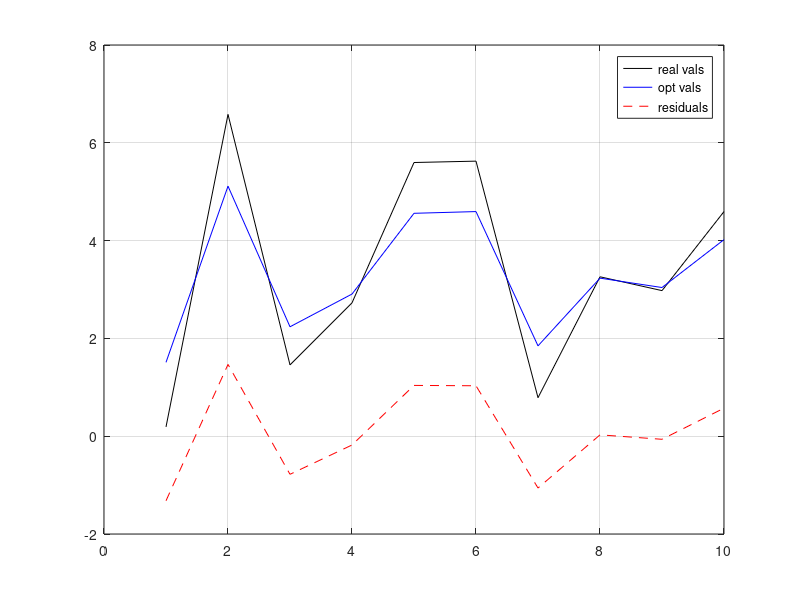

Source code (MATLAB):
data  = [-1.7237128,1.8712276,-0.96608055,...
      -0.28394297,1.3416969,1.3757038,...
      -1.3703436,0.042581975,-0.14970151,...
       0.82065094];

y     = [0.19000429,6.5807428,1.4582725,...
      2.7270851,5.5969253,5.6249280,...
      0.787615,3.2599759,2.9771762,...
      4.5936475];


error_factor = 1;
a0 = 3.18970;
a1 = 1 ;
a2 = 0.0149020 ; 

opt = a0 + a1 .* data + a2.* data.* data ;

plot(y, 'k'); hold on;
plot(opt, 'b');
plot(error_factor.*(y-opt), 'r--'); grid on;
legend('real vals', 'opt vals', 'residuals');
